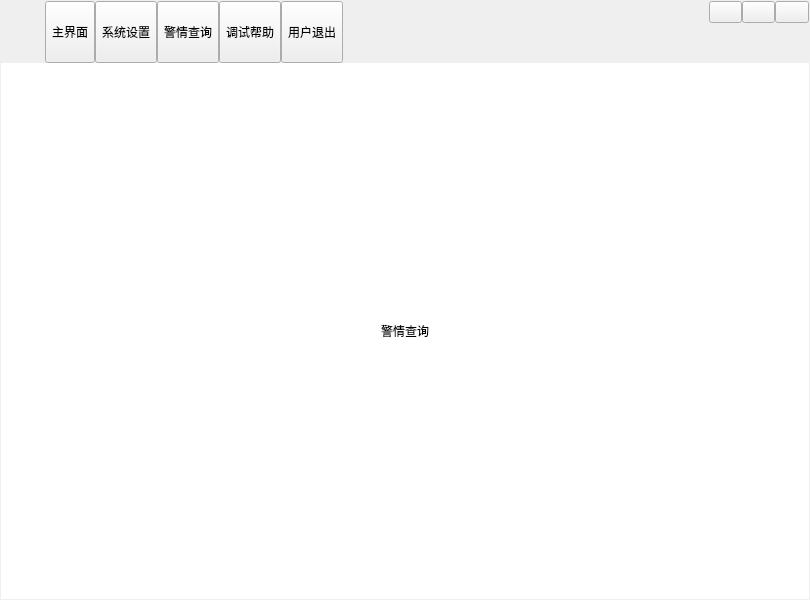
<?xml version="1.0" encoding="UTF-8"?>
<ui version="4.0">
 <class>frmMain</class>
 <widget class="QWidget" name="frmMain">
  <property name="geometry">
   <rect>
    <x>0</x>
    <y>0</y>
    <width>810</width>
    <height>600</height>
   </rect>
  </property>
  <property name="windowTitle">
   <string>Dialog</string>
  </property>
  <property name="sizeGripEnabled" stdset="0">
   <bool>false</bool>
  </property>
  <layout class="QVBoxLayout" name="verticalLayout">
   <property name="spacing">
    <number>0</number>
   </property>
   <property name="leftMargin">
    <number>1</number>
   </property>
   <property name="topMargin">
    <number>1</number>
   </property>
   <property name="rightMargin">
    <number>1</number>
   </property>
   <property name="bottomMargin">
    <number>1</number>
   </property>
   <item>
    <widget class="QWidget" name="widgetTitle" native="true">
     <property name="sizePolicy">
      <sizepolicy hsizetype="Preferred" vsizetype="Fixed">
       <horstretch>0</horstretch>
       <verstretch>0</verstretch>
      </sizepolicy>
     </property>
     <layout class="QHBoxLayout" name="horizontalLayout_2">
      <property name="spacing">
       <number>10</number>
      </property>
      <property name="leftMargin">
       <number>10</number>
      </property>
      <property name="topMargin">
       <number>0</number>
      </property>
      <property name="rightMargin">
       <number>0</number>
      </property>
      <property name="bottomMargin">
       <number>0</number>
      </property>
      <item>
       <widget class="QLabel" name="labIco">
        <property name="text">
         <string/>
        </property>
        <property name="alignment">
         <set>Qt::AlignCenter</set>
        </property>
       </widget>
      </item>
      <item>
       <widget class="QLabel" name="labTitle">
        <property name="styleSheet">
         <string notr="true"/>
        </property>
        <property name="text">
         <string/>
        </property>
        <property name="alignment">
         <set>Qt::AlignLeading|Qt::AlignLeft|Qt::AlignVCenter</set>
        </property>
       </widget>
      </item>
      <item>
       <widget class="QWidget" name="widgetTop" native="true">
        <layout class="QHBoxLayout" name="horizontalLayout_3">
         <property name="spacing">
          <number>0</number>
         </property>
         <property name="leftMargin">
          <number>0</number>
         </property>
         <property name="topMargin">
          <number>0</number>
         </property>
         <property name="rightMargin">
          <number>0</number>
         </property>
         <property name="bottomMargin">
          <number>0</number>
         </property>
         <item>
          <widget class="QToolButton" name="btnMain">
           <property name="sizePolicy">
            <sizepolicy hsizetype="Fixed" vsizetype="Expanding">
             <horstretch>0</horstretch>
             <verstretch>0</verstretch>
            </sizepolicy>
           </property>
           <property name="text">
            <string>主界面</string>
           </property>
           <property name="icon">
            <iconset resource="../other/main.qrc">
             <normaloff>:/image/main_main.png</normaloff>:/image/main_main.png</iconset>
           </property>
           <property name="toolButtonStyle">
            <enum>Qt::ToolButtonTextUnderIcon</enum>
           </property>
          </widget>
         </item>
         <item>
          <widget class="QToolButton" name="btnConfig">
           <property name="sizePolicy">
            <sizepolicy hsizetype="Fixed" vsizetype="Expanding">
             <horstretch>0</horstretch>
             <verstretch>0</verstretch>
            </sizepolicy>
           </property>
           <property name="text">
            <string>系统设置</string>
           </property>
           <property name="icon">
            <iconset resource="../other/main.qrc">
             <normaloff>:/image/main_config.png</normaloff>:/image/main_config.png</iconset>
           </property>
           <property name="toolButtonStyle">
            <enum>Qt::ToolButtonTextUnderIcon</enum>
           </property>
          </widget>
         </item>
         <item>
          <widget class="QToolButton" name="btnData">
           <property name="sizePolicy">
            <sizepolicy hsizetype="Fixed" vsizetype="Expanding">
             <horstretch>0</horstretch>
             <verstretch>0</verstretch>
            </sizepolicy>
           </property>
           <property name="text">
            <string>警情查询</string>
           </property>
           <property name="icon">
            <iconset resource="../other/main.qrc">
             <normaloff>:/image/main_data.png</normaloff>:/image/main_data.png</iconset>
           </property>
           <property name="checked">
            <bool>false</bool>
           </property>
           <property name="toolButtonStyle">
            <enum>Qt::ToolButtonTextUnderIcon</enum>
           </property>
          </widget>
         </item>
         <item>
          <widget class="QToolButton" name="btnHelp">
           <property name="sizePolicy">
            <sizepolicy hsizetype="Fixed" vsizetype="Expanding">
             <horstretch>0</horstretch>
             <verstretch>0</verstretch>
            </sizepolicy>
           </property>
           <property name="styleSheet">
            <string notr="true"/>
           </property>
           <property name="text">
            <string>调试帮助</string>
           </property>
           <property name="icon">
            <iconset resource="../other/main.qrc">
             <normaloff>:/image/main_person.png</normaloff>:/image/main_person.png</iconset>
           </property>
           <property name="toolButtonStyle">
            <enum>Qt::ToolButtonTextUnderIcon</enum>
           </property>
          </widget>
         </item>
         <item>
          <widget class="QToolButton" name="btnExit">
           <property name="sizePolicy">
            <sizepolicy hsizetype="Fixed" vsizetype="Expanding">
             <horstretch>0</horstretch>
             <verstretch>0</verstretch>
            </sizepolicy>
           </property>
           <property name="styleSheet">
            <string notr="true"/>
           </property>
           <property name="text">
            <string>用户退出</string>
           </property>
           <property name="icon">
            <iconset resource="../other/main.qrc">
             <normaloff>:/image/main_exit.png</normaloff>:/image/main_exit.png</iconset>
           </property>
           <property name="toolButtonStyle">
            <enum>Qt::ToolButtonTextUnderIcon</enum>
           </property>
          </widget>
         </item>
        </layout>
       </widget>
      </item>
      <item>
       <spacer name="horizontalSpacer">
        <property name="orientation">
         <enum>Qt::Horizontal</enum>
        </property>
        <property name="sizeHint" stdset="0">
         <size>
          <width>40</width>
          <height>20</height>
         </size>
        </property>
       </spacer>
      </item>
      <item>
       <widget class="QWidget" name="widgetMenu" native="true">
        <property name="minimumSize">
         <size>
          <width>100</width>
          <height>0</height>
         </size>
        </property>
        <property name="maximumSize">
         <size>
          <width>100</width>
          <height>16777215</height>
         </size>
        </property>
        <layout class="QGridLayout" name="gridLayout_2">
         <property name="leftMargin">
          <number>0</number>
         </property>
         <property name="topMargin">
          <number>0</number>
         </property>
         <property name="rightMargin">
          <number>0</number>
         </property>
         <property name="bottomMargin">
          <number>0</number>
         </property>
         <property name="spacing">
          <number>0</number>
         </property>
         <item row="1" column="1" colspan="3">
          <spacer name="verticalSpacer">
           <property name="orientation">
            <enum>Qt::Vertical</enum>
           </property>
           <property name="sizeHint" stdset="0">
            <size>
             <width>20</width>
             <height>40</height>
            </size>
           </property>
          </spacer>
         </item>
         <item row="0" column="1">
          <widget class="QPushButton" name="btnMenu_Min">
           <property name="sizePolicy">
            <sizepolicy hsizetype="Minimum" vsizetype="Expanding">
             <horstretch>0</horstretch>
             <verstretch>0</verstretch>
            </sizepolicy>
           </property>
           <property name="cursor">
            <cursorShape>ArrowCursor</cursorShape>
           </property>
           <property name="focusPolicy">
            <enum>Qt::NoFocus</enum>
           </property>
           <property name="toolTip">
            <string>最小化</string>
           </property>
           <property name="text">
            <string/>
           </property>
          </widget>
         </item>
         <item row="0" column="3">
          <widget class="QPushButton" name="btnMenu_Close">
           <property name="sizePolicy">
            <sizepolicy hsizetype="Minimum" vsizetype="Expanding">
             <horstretch>0</horstretch>
             <verstretch>0</verstretch>
            </sizepolicy>
           </property>
           <property name="cursor">
            <cursorShape>ArrowCursor</cursorShape>
           </property>
           <property name="focusPolicy">
            <enum>Qt::NoFocus</enum>
           </property>
           <property name="toolTip">
            <string>关闭</string>
           </property>
           <property name="text">
            <string/>
           </property>
          </widget>
         </item>
         <item row="0" column="2">
          <widget class="QPushButton" name="btnMenu_Max">
           <property name="sizePolicy">
            <sizepolicy hsizetype="Minimum" vsizetype="Expanding">
             <horstretch>0</horstretch>
             <verstretch>0</verstretch>
            </sizepolicy>
           </property>
           <property name="focusPolicy">
            <enum>Qt::NoFocus</enum>
           </property>
           <property name="text">
            <string/>
           </property>
          </widget>
         </item>
        </layout>
       </widget>
      </item>
     </layout>
    </widget>
   </item>
   <item>
    <widget class="QStackedWidget" name="stackedWidget">
     <property name="styleSheet">
      <string notr="true"/>
     </property>
     <property name="currentIndex">
      <number>2</number>
     </property>
     <widget class="QWidget" name="page1">
      <layout class="QHBoxLayout" name="horizontalLayout">
       <property name="spacing">
        <number>0</number>
       </property>
       <property name="leftMargin">
        <number>0</number>
       </property>
       <property name="topMargin">
        <number>0</number>
       </property>
       <property name="rightMargin">
        <number>0</number>
       </property>
       <property name="bottomMargin">
        <number>0</number>
       </property>
       <item>
        <widget class="QWidget" name="widgetLeftMain" native="true">
         <property name="maximumSize">
          <size>
           <width>90</width>
           <height>16777215</height>
          </size>
         </property>
         <layout class="QVBoxLayout" name="verticalLayout_2">
          <property name="spacing">
           <number>0</number>
          </property>
          <property name="leftMargin">
           <number>0</number>
          </property>
          <property name="topMargin">
           <number>0</number>
          </property>
          <property name="rightMargin">
           <number>0</number>
          </property>
          <property name="bottomMargin">
           <number>0</number>
          </property>
          <item>
           <widget class="QToolButton" name="tbtnMain1">
            <property name="sizePolicy">
             <sizepolicy hsizetype="Expanding" vsizetype="Fixed">
              <horstretch>0</horstretch>
              <verstretch>0</verstretch>
             </sizepolicy>
            </property>
            <property name="text">
             <string>视频监控</string>
            </property>
           </widget>
          </item>
          <item>
           <widget class="QToolButton" name="tbtnMain2">
            <property name="sizePolicy">
             <sizepolicy hsizetype="Expanding" vsizetype="Fixed">
              <horstretch>0</horstretch>
              <verstretch>0</verstretch>
             </sizepolicy>
            </property>
            <property name="text">
             <string>地图监控</string>
            </property>
           </widget>
          </item>
          <item>
           <widget class="QToolButton" name="tbtnMain3">
            <property name="sizePolicy">
             <sizepolicy hsizetype="Expanding" vsizetype="Fixed">
              <horstretch>0</horstretch>
              <verstretch>0</verstretch>
             </sizepolicy>
            </property>
            <property name="text">
             <string>设备监控</string>
            </property>
           </widget>
          </item>
          <item>
           <spacer name="verticalSpacer_2">
            <property name="orientation">
             <enum>Qt::Vertical</enum>
            </property>
            <property name="sizeHint" stdset="0">
             <size>
              <width>20</width>
              <height>471</height>
             </size>
            </property>
           </spacer>
          </item>
         </layout>
        </widget>
       </item>
       <item>
        <widget class="QLabel" name="lab1">
         <property name="sizePolicy">
          <sizepolicy hsizetype="Expanding" vsizetype="Expanding">
           <horstretch>0</horstretch>
           <verstretch>0</verstretch>
          </sizepolicy>
         </property>
         <property name="styleSheet">
          <string notr="true">background-color: rgb(255, 255, 255);</string>
         </property>
         <property name="text">
          <string/>
         </property>
         <property name="alignment">
          <set>Qt::AlignCenter</set>
         </property>
        </widget>
       </item>
      </layout>
     </widget>
     <widget class="QWidget" name="page2">
      <layout class="QHBoxLayout" name="horizontalLayout_4">
       <property name="spacing">
        <number>0</number>
       </property>
       <property name="leftMargin">
        <number>0</number>
       </property>
       <property name="topMargin">
        <number>0</number>
       </property>
       <property name="rightMargin">
        <number>0</number>
       </property>
       <property name="bottomMargin">
        <number>0</number>
       </property>
       <item>
        <widget class="QWidget" name="widgetLeftConfig" native="true">
         <property name="maximumSize">
          <size>
           <width>110</width>
           <height>16777215</height>
          </size>
         </property>
         <layout class="QVBoxLayout" name="verticalLayout_3">
          <property name="spacing">
           <number>0</number>
          </property>
          <property name="leftMargin">
           <number>0</number>
          </property>
          <property name="topMargin">
           <number>0</number>
          </property>
          <property name="rightMargin">
           <number>0</number>
          </property>
          <property name="bottomMargin">
           <number>0</number>
          </property>
          <item>
           <widget class="QToolButton" name="tbtnConfig1">
            <property name="sizePolicy">
             <sizepolicy hsizetype="Expanding" vsizetype="Fixed">
              <horstretch>0</horstretch>
              <verstretch>0</verstretch>
             </sizepolicy>
            </property>
            <property name="text">
             <string>基本设置</string>
            </property>
           </widget>
          </item>
          <item>
           <widget class="QToolButton" name="tbtnConfig2">
            <property name="sizePolicy">
             <sizepolicy hsizetype="Expanding" vsizetype="Fixed">
              <horstretch>0</horstretch>
              <verstretch>0</verstretch>
             </sizepolicy>
            </property>
            <property name="text">
             <string>转发设置</string>
            </property>
           </widget>
          </item>
          <item>
           <widget class="QToolButton" name="tbtnConfig3">
            <property name="sizePolicy">
             <sizepolicy hsizetype="Expanding" vsizetype="Fixed">
              <horstretch>0</horstretch>
              <verstretch>0</verstretch>
             </sizepolicy>
            </property>
            <property name="text">
             <string>用户设置</string>
            </property>
           </widget>
          </item>
          <item>
           <widget class="QToolButton" name="tbtnConfig4">
            <property name="sizePolicy">
             <sizepolicy hsizetype="Expanding" vsizetype="Fixed">
              <horstretch>0</horstretch>
              <verstretch>0</verstretch>
             </sizepolicy>
            </property>
            <property name="text">
             <string>防区设置</string>
            </property>
           </widget>
          </item>
          <item>
           <widget class="QToolButton" name="tbtnConfig5">
            <property name="sizePolicy">
             <sizepolicy hsizetype="Expanding" vsizetype="Fixed">
              <horstretch>0</horstretch>
              <verstretch>0</verstretch>
             </sizepolicy>
            </property>
            <property name="text">
             <string>设备设置</string>
            </property>
           </widget>
          </item>
          <item>
           <widget class="QToolButton" name="tbtnConfig6">
            <property name="sizePolicy">
             <sizepolicy hsizetype="Expanding" vsizetype="Fixed">
              <horstretch>0</horstretch>
              <verstretch>0</verstretch>
             </sizepolicy>
            </property>
            <property name="text">
             <string>其他设置</string>
            </property>
           </widget>
          </item>
          <item>
           <spacer name="verticalSpacer_3">
            <property name="orientation">
             <enum>Qt::Vertical</enum>
            </property>
            <property name="sizeHint" stdset="0">
             <size>
              <width>20</width>
              <height>417</height>
             </size>
            </property>
           </spacer>
          </item>
         </layout>
        </widget>
       </item>
       <item>
        <widget class="QLabel" name="lab2">
         <property name="sizePolicy">
          <sizepolicy hsizetype="Expanding" vsizetype="Expanding">
           <horstretch>0</horstretch>
           <verstretch>0</verstretch>
          </sizepolicy>
         </property>
         <property name="styleSheet">
          <string notr="true">background-color: rgb(255, 255, 255);</string>
         </property>
         <property name="text">
          <string>系统设置</string>
         </property>
         <property name="alignment">
          <set>Qt::AlignCenter</set>
         </property>
        </widget>
       </item>
      </layout>
     </widget>
     <widget class="QWidget" name="page3">
      <layout class="QVBoxLayout" name="verticalLayout_5">
       <property name="spacing">
        <number>0</number>
       </property>
       <property name="leftMargin">
        <number>0</number>
       </property>
       <property name="topMargin">
        <number>0</number>
       </property>
       <property name="rightMargin">
        <number>0</number>
       </property>
       <property name="bottomMargin">
        <number>0</number>
       </property>
       <item>
        <widget class="QLabel" name="lab3">
         <property name="styleSheet">
          <string notr="true">background-color: rgb(255, 255, 255);</string>
         </property>
         <property name="text">
          <string>警情查询</string>
         </property>
         <property name="alignment">
          <set>Qt::AlignCenter</set>
         </property>
        </widget>
       </item>
      </layout>
     </widget>
     <widget class="QWidget" name="page4">
      <layout class="QVBoxLayout" name="verticalLayout_4">
       <property name="spacing">
        <number>0</number>
       </property>
       <property name="leftMargin">
        <number>0</number>
       </property>
       <property name="topMargin">
        <number>0</number>
       </property>
       <property name="rightMargin">
        <number>0</number>
       </property>
       <property name="bottomMargin">
        <number>0</number>
       </property>
       <item>
        <widget class="QLabel" name="lab4">
         <property name="styleSheet">
          <string notr="true">background-color: rgb(255, 255, 255);</string>
         </property>
         <property name="text">
          <string>调试帮助</string>
         </property>
         <property name="alignment">
          <set>Qt::AlignCenter</set>
         </property>
        </widget>
       </item>
      </layout>
     </widget>
    </widget>
   </item>
  </layout>
 </widget>
 <resources>
  <include location="../other/main.qrc"/>
 </resources>
 <connections/>
</ui>
